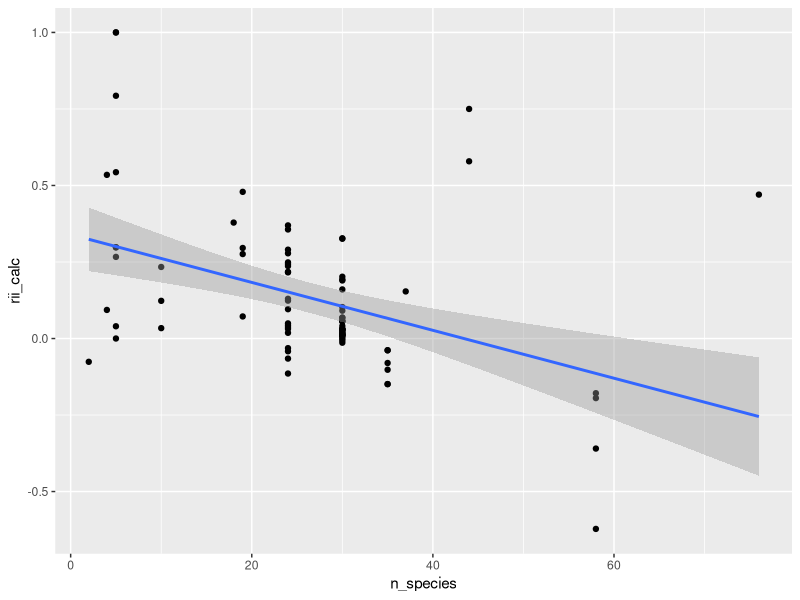
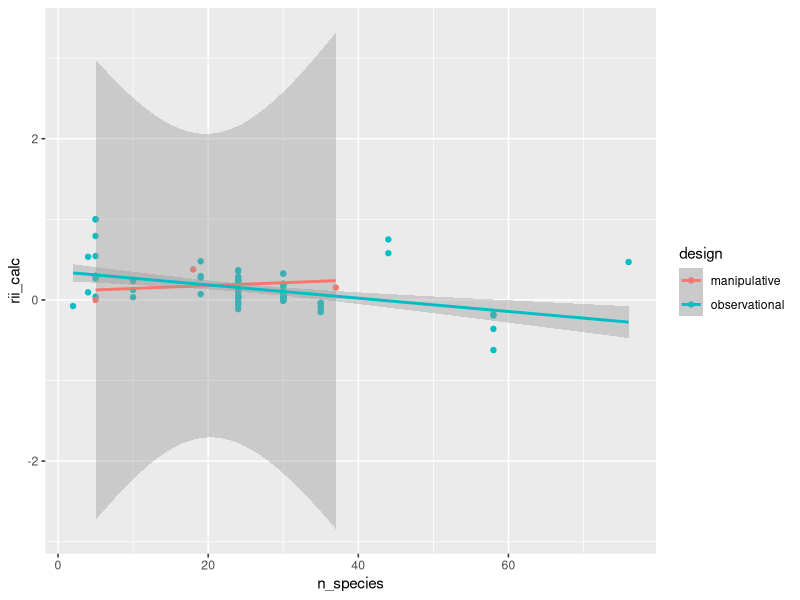

Source code (R) for these figures, in order:
## ---- chunk 1
knitr::opts_chunk$set(echo = TRUE, warning = FALSE, message = FALSE)
## ---- chunk 2
library(tidyverse)
#library(gsheet)
#data <- gsheet2tbl('docs.google.com/spreadsheets/d/1B6XudNqvx2kSjAB_l0plfrzyG0o6vuAsDxtwSVeBP3c')
#write_csv(data, "data/diversity.csv")
data <- read_csv("data/diversity.csv")

#tidy data
data <- data %>% 
  mutate(rii_calc = (shrub-open)/(shrub + open)) %>%
  filter(!is.na(n)) %>%
  filter(!is.na(rii_calc)) %>%
  mutate(lat = as.numeric(lat), n = as.numeric(n)) %>%
  mutate(var.es = (shrub_error/(sqrt(n)))) %>%
  filter(var.es > 0) %>% 
  filter(!is.na(simplified_response))

## ---- chunk 3
ggplot(data, aes(n_species, rii_calc)) +
  geom_point() +
  geom_smooth(method = lm)


ggplot(data, aes(n_species, rii_calc, color = design)) +
  geom_point() +
  geom_smooth(method = lm)

